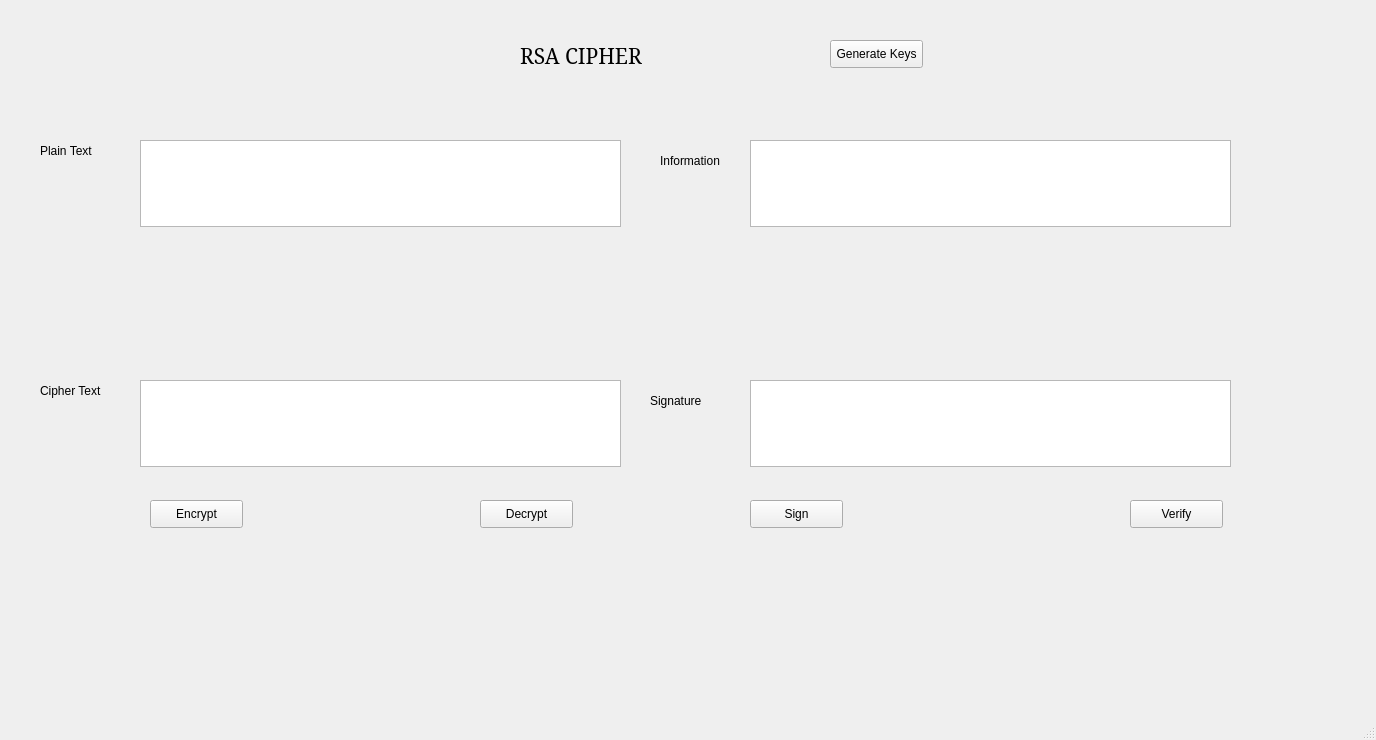
<?xml version="1.0" encoding="UTF-8"?>
<ui version="4.0">
 <class>MainWindow</class>
 <widget class="QMainWindow" name="MainWindow">
  <property name="geometry">
   <rect>
    <x>0</x>
    <y>0</y>
    <width>1376</width>
    <height>740</height>
   </rect>
  </property>
  <property name="windowTitle">
   <string>MainWindow</string>
  </property>
  <widget class="QWidget" name="centralwidget">
   <widget class="QPlainTextEdit" name="txt_plaintext">
    <property name="geometry">
     <rect>
      <x>140</x>
      <y>140</y>
      <width>481</width>
      <height>87</height>
     </rect>
    </property>
   </widget>
   <widget class="QLabel" name="label">
    <property name="geometry">
     <rect>
      <x>40</x>
      <y>130</y>
      <width>61</width>
      <height>41</height>
     </rect>
    </property>
    <property name="text">
     <string>Plain Text</string>
    </property>
   </widget>
   <widget class="QLabel" name="label_3">
    <property name="geometry">
     <rect>
      <x>40</x>
      <y>380</y>
      <width>81</width>
      <height>21</height>
     </rect>
    </property>
    <property name="text">
     <string>Cipher Text</string>
    </property>
   </widget>
   <widget class="QPlainTextEdit" name="txt_ciphertext">
    <property name="geometry">
     <rect>
      <x>140</x>
      <y>380</y>
      <width>481</width>
      <height>87</height>
     </rect>
    </property>
   </widget>
   <widget class="QPushButton" name="btn_decrypt">
    <property name="geometry">
     <rect>
      <x>480</x>
      <y>500</y>
      <width>93</width>
      <height>28</height>
     </rect>
    </property>
    <property name="text">
     <string>Decrypt</string>
    </property>
   </widget>
   <widget class="QPushButton" name="btn_encrypt">
    <property name="geometry">
     <rect>
      <x>150</x>
      <y>500</y>
      <width>93</width>
      <height>28</height>
     </rect>
    </property>
    <property name="text">
     <string>Encrypt</string>
    </property>
   </widget>
   <widget class="QPushButton" name="btn_sign">
    <property name="geometry">
     <rect>
      <x>750</x>
      <y>500</y>
      <width>93</width>
      <height>28</height>
     </rect>
    </property>
    <property name="text">
     <string>Sign</string>
    </property>
   </widget>
   <widget class="QPlainTextEdit" name="txt_sign">
    <property name="geometry">
     <rect>
      <x>750</x>
      <y>380</y>
      <width>481</width>
      <height>87</height>
     </rect>
    </property>
   </widget>
   <widget class="QPlainTextEdit" name="txt_info">
    <property name="geometry">
     <rect>
      <x>750</x>
      <y>140</y>
      <width>481</width>
      <height>87</height>
     </rect>
    </property>
   </widget>
   <widget class="QPushButton" name="btn_verify">
    <property name="geometry">
     <rect>
      <x>1130</x>
      <y>500</y>
      <width>93</width>
      <height>28</height>
     </rect>
    </property>
    <property name="text">
     <string>Verify</string>
    </property>
   </widget>
   <widget class="QLabel" name="label_5">
    <property name="geometry">
     <rect>
      <x>660</x>
      <y>140</y>
      <width>81</width>
      <height>41</height>
     </rect>
    </property>
    <property name="text">
     <string>Information</string>
    </property>
   </widget>
   <widget class="QLabel" name="label_6">
    <property name="geometry">
     <rect>
      <x>650</x>
      <y>390</y>
      <width>81</width>
      <height>21</height>
     </rect>
    </property>
    <property name="text">
     <string>Signature</string>
    </property>
   </widget>
   <widget class="QLabel" name="label_8">
    <property name="geometry">
     <rect>
      <x>520</x>
      <y>30</y>
      <width>311</width>
      <height>51</height>
     </rect>
    </property>
    <property name="font">
     <font>
      <family>Elephant</family>
      <pointsize>16</pointsize>
     </font>
    </property>
    <property name="text">
     <string>RSA CIPHER</string>
    </property>
   </widget>
   <widget class="QPushButton" name="btn_gen_keys">
    <property name="geometry">
     <rect>
      <x>830</x>
      <y>40</y>
      <width>93</width>
      <height>28</height>
     </rect>
    </property>
    <property name="text">
     <string>Generate Keys</string>
    </property>
   </widget>
  </widget>
  <widget class="QMenuBar" name="menubar">
   <property name="geometry">
    <rect>
     <x>0</x>
     <y>0</y>
     <width>1376</width>
     <height>21</height>
    </rect>
   </property>
  </widget>
  <widget class="QStatusBar" name="statusbar"/>
 </widget>
 <resources/>
 <connections/>
</ui>
